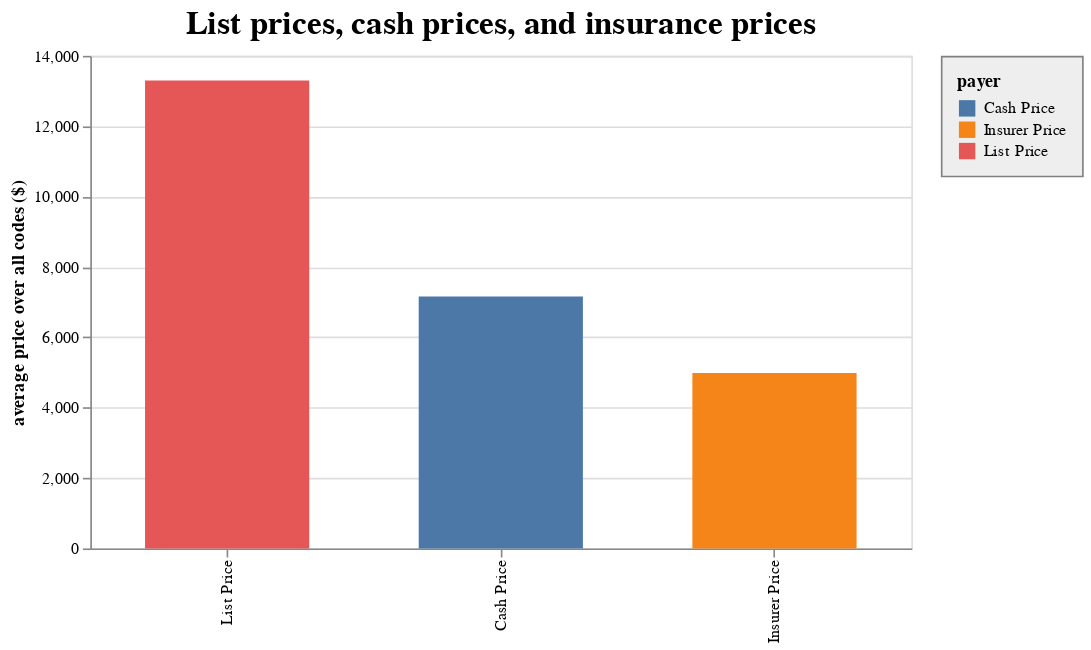

Notebook code cell kept with this figure:
### Code cell
source = df4.groupby('payer').agg(col('price').mean()).to_pandas()

chart = alt.Chart(source).mark_bar(size = 100).encode(
    x=alt.X('payer:N', title = '', sort = '-y'),
    y=alt.Y('price:Q', title = 'average price over all codes ($)'),
    color='payer:N',
).configure_legend(
    orient = 'right'
).properties(
    width = 500,
    title={
      "text": ["List prices, cash prices, and insurance prices"], 
    }
).configure_title(
            fontSize = 20,
            anchor = 'middle',
            subtitleFontSize = 18,
            subtitleColor = 'gray',
)

# chart.save('price_bar_chart.png')

chart

### Figure 1 — Vega-Lite specification as saved in the notebook (floating-point values rounded to 4 significant figures)
{"config": {"legend": {"labelLimit": 700, "strokeColor": "gray", "fillColor": "#EEEEEE", "padding": 10, "orient": "right"}, "title": {"anchor": "middle", "fontSize": 20, "subtitleColor": "gray", "subtitleFontSize": 18}}, "data": {"name": "data-6a02e0f22a056baa52ee0d4926a1f946"}, "mark": {"type": "bar", "size": 100}, "encoding": {"color": {"field": "payer", "type": "nominal"}, "x": {"field": "payer", "sort": "-y", "title": "", "type": "nominal"}, "y": {"field": "price", "title": "average price over all codes ($)", "type": "quantitative"}}, "title": {"text": ["List prices, cash prices, and insurance prices"]}, "width": 500, "$schema": "https://vega.github.io/schema/vega-lite/v4.17.0.json", "datasets": {"data-6a02e0f22a056baa52ee0d4926a1f946": [{"payer": "Insurer Price", "price": 4983.0}, {"payer": "Cash Price", "price": 7160.0}, {"payer": "List Price", "price": 13300.0}]}}
